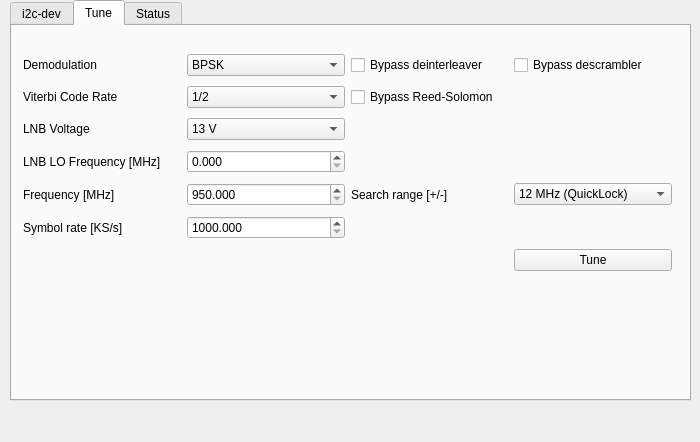
<?xml version="1.0" encoding="UTF-8"?>
<ui version="4.0">
 <class>SI21xxDialog</class>
 <widget class="QDialog" name="SI21xxDialog">
  <property name="geometry">
   <rect>
    <x>0</x>
    <y>0</y>
    <width>700</width>
    <height>442</height>
   </rect>
  </property>
  <property name="windowTitle">
   <string>I2C Controlled DVB-S SI21xx</string>
  </property>
  <widget class="QTabWidget" name="tabWidget">
   <property name="geometry">
    <rect>
     <x>10</x>
     <y>0</y>
     <width>681</width>
     <height>401</height>
    </rect>
   </property>
   <property name="currentIndex">
    <number>1</number>
   </property>
   <widget class="QWidget" name="tab">
    <attribute name="title">
     <string>i2c-dev</string>
    </attribute>
    <widget class="QWidget" name="layoutWidget">
     <property name="geometry">
      <rect>
       <x>20</x>
       <y>10</y>
       <width>441</width>
       <height>52</height>
      </rect>
     </property>
     <layout class="QGridLayout" name="gridLayout">
      <item row="0" column="0">
       <widget class="QLabel" name="label">
        <property name="text">
         <string>i2c-dev:</string>
        </property>
       </widget>
      </item>
      <item row="0" column="1">
       <widget class="QLineEdit" name="i2c_dev">
        <property name="text">
         <string>/dev/i2c-5</string>
        </property>
       </widget>
      </item>
      <item row="0" column="2">
       <widget class="QPushButton" name="openDevBtn">
        <property name="text">
         <string>Open</string>
        </property>
       </widget>
      </item>
      <item row="1" column="0" colspan="3">
       <widget class="QLabel" name="si21_id_label">
        <property name="font">
         <font>
          <weight>75</weight>
          <bold>true</bold>
         </font>
        </property>
        <property name="text">
         <string>DVB-S SI21?? Rev ?</string>
        </property>
        <property name="alignment">
         <set>Qt::AlignCenter</set>
        </property>
       </widget>
      </item>
     </layout>
    </widget>
   </widget>
   <widget class="QWidget" name="tab_3">
    <attribute name="title">
     <string>Tune</string>
    </attribute>
    <widget class="QWidget" name="layoutWidget">
     <property name="geometry">
      <rect>
       <x>11</x>
       <y>24</y>
       <width>649</width>
       <height>227</height>
      </rect>
     </property>
     <layout class="QGridLayout" name="gridLayout_2">
      <item row="0" column="0">
       <widget class="QLabel" name="label_2">
        <property name="text">
         <string>Demodulation</string>
        </property>
       </widget>
      </item>
      <item row="0" column="1">
       <widget class="QComboBox" name="modulationCB">
        <item>
         <property name="text">
          <string>BPSK</string>
         </property>
        </item>
        <item>
         <property name="text">
          <string>QPSK</string>
         </property>
        </item>
       </widget>
      </item>
      <item row="0" column="2">
       <widget class="QCheckBox" name="deintCB">
        <property name="text">
         <string>Bypass deinterleaver</string>
        </property>
       </widget>
      </item>
      <item row="0" column="3">
       <widget class="QCheckBox" name="descramblerCB">
        <property name="text">
         <string>Bypass descrambler</string>
        </property>
       </widget>
      </item>
      <item row="1" column="0">
       <widget class="QLabel" name="label_3">
        <property name="text">
         <string>Viterbi Code Rate</string>
        </property>
       </widget>
      </item>
      <item row="1" column="1">
       <widget class="QComboBox" name="fecCB">
        <item>
         <property name="text">
          <string>1/2</string>
         </property>
        </item>
        <item>
         <property name="text">
          <string>2/3</string>
         </property>
        </item>
        <item>
         <property name="text">
          <string>3/4</string>
         </property>
        </item>
        <item>
         <property name="text">
          <string>5/6</string>
         </property>
        </item>
        <item>
         <property name="text">
          <string>6/7</string>
         </property>
        </item>
        <item>
         <property name="text">
          <string>7/8</string>
         </property>
        </item>
        <item>
         <property name="text">
          <string>Search All</string>
         </property>
        </item>
        <item>
         <property name="text">
          <string>Search None</string>
         </property>
        </item>
       </widget>
      </item>
      <item row="1" column="2">
       <widget class="QCheckBox" name="rsCB">
        <property name="text">
         <string>Bypass Reed-Solomon</string>
        </property>
       </widget>
      </item>
      <item row="2" column="0">
       <widget class="QLabel" name="label_4">
        <property name="text">
         <string>LNB Voltage</string>
        </property>
       </widget>
      </item>
      <item row="2" column="1">
       <widget class="QComboBox" name="lnbCB">
        <item>
         <property name="text">
          <string>13 V</string>
         </property>
        </item>
        <item>
         <property name="text">
          <string>18 V</string>
         </property>
        </item>
       </widget>
      </item>
      <item row="3" column="0">
       <widget class="QLabel" name="label_5">
        <property name="text">
         <string>LNB LO Frequency [MHz]</string>
        </property>
       </widget>
      </item>
      <item row="3" column="1">
       <widget class="QDoubleSpinBox" name="loSB">
        <property name="decimals">
         <number>3</number>
        </property>
        <property name="maximum">
         <double>10000000.000000000000000</double>
        </property>
       </widget>
      </item>
      <item row="4" column="0">
       <widget class="QLabel" name="label_6">
        <property name="text">
         <string>Frequency [MHz]</string>
        </property>
       </widget>
      </item>
      <item row="4" column="1">
       <widget class="QDoubleSpinBox" name="freqSB">
        <property name="decimals">
         <number>3</number>
        </property>
        <property name="minimum">
         <double>950.000000000000000</double>
        </property>
        <property name="maximum">
         <double>100000.000000000000000</double>
        </property>
       </widget>
      </item>
      <item row="4" column="2">
       <widget class="QLabel" name="label_7">
        <property name="text">
         <string>Search range [+/-]</string>
        </property>
       </widget>
      </item>
      <item row="4" column="3">
       <widget class="QComboBox" name="csrCB">
        <item>
         <property name="text">
          <string>12 MHz (QuickLock)</string>
         </property>
        </item>
        <item>
         <property name="text">
          <string>6.3 MHz</string>
         </property>
        </item>
        <item>
         <property name="text">
          <string>3.1 MHz</string>
         </property>
        </item>
        <item>
         <property name="text">
          <string>1.6 MHz</string>
         </property>
        </item>
        <item>
         <property name="text">
          <string>800 KHz</string>
         </property>
        </item>
        <item>
         <property name="text">
          <string>400 KHz</string>
         </property>
        </item>
        <item>
         <property name="text">
          <string>200 KHz</string>
         </property>
        </item>
        <item>
         <property name="text">
          <string>100 KHz</string>
         </property>
        </item>
       </widget>
      </item>
      <item row="5" column="0">
       <widget class="QLabel" name="label_8">
        <property name="text">
         <string>Symbol rate [KS/s]</string>
        </property>
       </widget>
      </item>
      <item row="5" column="1">
       <widget class="QDoubleSpinBox" name="symbolrateSB">
        <property name="decimals">
         <number>3</number>
        </property>
        <property name="minimum">
         <double>1000.000000000000000</double>
        </property>
        <property name="maximum">
         <double>45000.000000000000000</double>
        </property>
        <property name="singleStep">
         <double>1000.000000000000000</double>
        </property>
       </widget>
      </item>
      <item row="6" column="3">
       <widget class="QPushButton" name="tuneBtn">
        <property name="text">
         <string>Tune</string>
        </property>
       </widget>
      </item>
     </layout>
    </widget>
   </widget>
   <widget class="QWidget" name="tab_4">
    <attribute name="title">
     <string>Status</string>
    </attribute>
    <widget class="QTabWidget" name="tabWidget_2">
     <property name="geometry">
      <rect>
       <x>0</x>
       <y>0</y>
       <width>631</width>
       <height>341</height>
      </rect>
     </property>
     <property name="currentIndex">
      <number>0</number>
     </property>
     <widget class="QWidget" name="tab_5">
      <attribute name="title">
       <string>Lock/Acqusition</string>
      </attribute>
      <widget class="QWidget" name="layoutWidget">
       <property name="geometry">
        <rect>
         <x>10</x>
         <y>10</y>
         <width>591</width>
         <height>299</height>
        </rect>
       </property>
       <layout class="QGridLayout" name="gridLayout_4">
        <item row="0" column="0">
         <widget class="QLabel" name="lockstatusLabel">
          <property name="font">
           <font>
            <weight>75</weight>
            <bold>true</bold>
           </font>
          </property>
          <property name="text">
           <string>Lock Status: 0x0000</string>
          </property>
         </widget>
        </item>
        <item row="0" column="1">
         <widget class="QLabel" name="acqusitionstatusLabel">
          <property name="font">
           <font>
            <weight>75</weight>
            <bold>true</bold>
           </font>
          </property>
          <property name="text">
           <string>Acqusition Errors: 0x0080</string>
          </property>
         </widget>
        </item>
        <item row="1" column="0">
         <widget class="QCheckBox" name="agclCb">
          <property name="text">
           <string>AGC Lock Complete</string>
          </property>
         </widget>
        </item>
        <item row="1" column="1">
         <widget class="QCheckBox" name="aqfCb">
          <property name="text">
           <string>Receiver Acquisition Failed</string>
          </property>
         </widget>
        </item>
        <item row="2" column="0">
         <widget class="QCheckBox" name="celCb">
          <property name="text">
           <string>Carrier Estimation Complete</string>
          </property>
         </widget>
        </item>
        <item row="2" column="1">
         <widget class="QCheckBox" name="agcfCb">
          <property name="text">
           <string>AGC Search Failed</string>
          </property>
         </widget>
        </item>
        <item row="3" column="0">
         <widget class="QCheckBox" name="srlCb">
          <property name="text">
           <string>Symbol Rate Estimation Complete</string>
          </property>
         </widget>
        </item>
        <item row="3" column="1">
         <widget class="QCheckBox" name="cefCb">
          <property name="text">
           <string>Carrier Estimation Search Failed</string>
          </property>
         </widget>
        </item>
        <item row="4" column="0">
         <widget class="QCheckBox" name="stlCb">
          <property name="text">
           <string>Symbol Timing Lock</string>
          </property>
         </widget>
        </item>
        <item row="4" column="1">
         <widget class="QCheckBox" name="srfCb">
          <property name="text">
           <string>Symbol Rate Search Failed</string>
          </property>
         </widget>
        </item>
        <item row="5" column="0">
         <widget class="QCheckBox" name="crlCb">
          <property name="text">
           <string>Carrier Lock</string>
          </property>
         </widget>
        </item>
        <item row="5" column="1">
         <widget class="QCheckBox" name="stfCb">
          <property name="text">
           <string>Symbol Timing Search Failed</string>
          </property>
         </widget>
        </item>
        <item row="6" column="0">
         <widget class="QCheckBox" name="vtlCb">
          <property name="text">
           <string>Viterbi Lock</string>
          </property>
         </widget>
        </item>
        <item row="6" column="1">
         <widget class="QCheckBox" name="crfCb">
          <property name="text">
           <string>Carrier Search Failed</string>
          </property>
         </widget>
        </item>
        <item row="7" column="0">
         <widget class="QCheckBox" name="fslCb">
          <property name="text">
           <string>Frame Sync Lock</string>
          </property>
         </widget>
        </item>
        <item row="7" column="1">
         <widget class="QCheckBox" name="vtfCb">
          <property name="text">
           <string>Viterbi Search Failed</string>
          </property>
         </widget>
        </item>
        <item row="8" column="0">
         <widget class="QCheckBox" name="rcvlCb">
          <property name="text">
           <string>Receiver Lock</string>
          </property>
         </widget>
        </item>
        <item row="8" column="1">
         <widget class="QCheckBox" name="fsfCb">
          <property name="text">
           <string>Frame Sync Search Failed</string>
          </property>
         </widget>
        </item>
        <item row="9" column="0">
         <widget class="QCheckBox" name="bsdaCb">
          <property name="text">
           <string>Blindscan Data Ready For Host</string>
          </property>
         </widget>
        </item>
        <item row="10" column="0">
         <widget class="QCheckBox" name="bsdoCb">
          <property name="text">
           <string>Blindscan Done</string>
          </property>
         </widget>
        </item>
       </layout>
      </widget>
     </widget>
     <widget class="QWidget" name="tab_6">
      <attribute name="title">
       <string>Tab 2</string>
      </attribute>
     </widget>
    </widget>
   </widget>
  </widget>
 </widget>
 <resources/>
 <connections/>
</ui>
